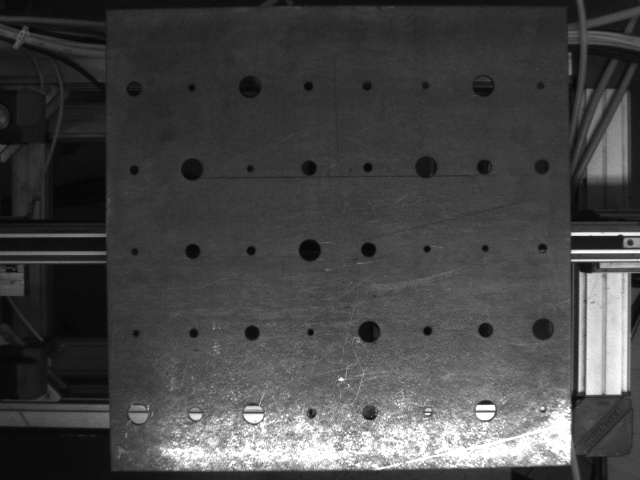
#> input picture cornerDetection/dataset/capture2.jpg, 640 x 480 px, found by its file name; its folder holds only this picture in this run
$ python FusionDetection.py
#> lines starting #> are read from the running program, lines starting #| are printed output that depends on the picture; after the words box and inside, x2 and y2 are one past the last pixel; in counts of white or black regions, pixels touching at a corner belong together
### cornerDetection/HoughLineDetection.py
"""
@file hough_lines.py
@brief This program demonstrates line finding with the Hough transform
"""
import math
import os
import cv2 as cv
import numpy as np


# [13 lines left out: function getCenter, not called in this run]


def getHoughLines(img):
    """
    in :
        img : Path vers une image
    out:
        lines : array de N lignes {x1,y1,x2,y2}
        Return None si erreur de lecture de l'image

    Fonction générant les lignes Probabilistes de Hough
    """
#> called with img = 'cornerDetection/dataset/capture2.jpg'

    # Loads an image
    src = cv.imread(img, cv.IMREAD_GRAYSCALE)
#> src is the input picture: shape (480, 640); min 3, max 255, mean 69.9
    # Check if image is loaded fine
    if src is None:
        print ('Error opening image!')
        return None

    ## TODO Potentiel : Ajouter un prétraitement de l'image pour avoir une meilleure détection des edges

    imgEdges = cv.Canny(src, 50, 200, None, 3)
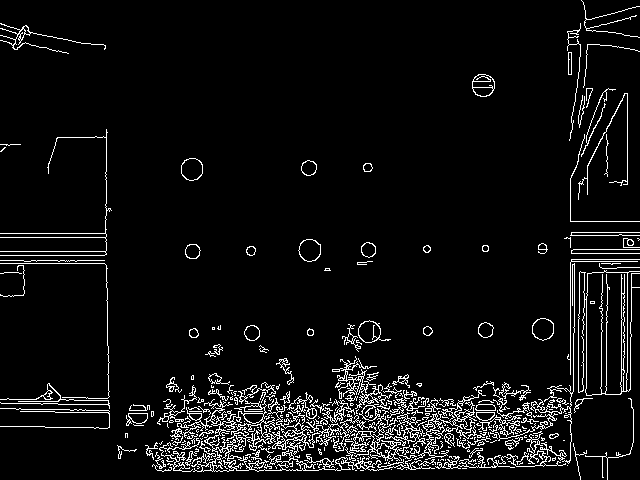
#> imgEdges: shape (480, 640); 6.1% white in thin lines or dots
    lines = cv.HoughLinesP(imgEdges, 1, np.pi / 180, 50, None, 50, 10)
#> lines = 179 rows, first 6: [170, 411, 241, 412], [195, 449, 574, 409], [130, 413, 331, 434], [16, 409, 85, 409], [627, 184, 627, 93], [146, 453, 403, 412]
    #Enlever une dimension inutile de HoughLinesP pour faciliter l'utilisation de lines
    (x,y,z) = lines.shape
#> x = 179; y = 1; z = 4
    lines = np.resize(lines, (x,z))
    return lines


def displayImgWithLines(img, lines, title):
    """
    in :
        img : Path vers une image
        lines : Array des lignes détectées sur une image
        title : Titre de la fenêtre d'affichage
    out:
        None

    Fonction affichant une image avec les lignes détectées dessus
    Bloque le déroulement jusqu'à la pression d'une touche du clavier
    """

    # Loads an image
    src = cv.imread(img, cv.IMREAD_GRAYSCALE)
    # Check if image is loaded fine
    if src is None:
        print ('Error opening image!')
        return -1
    src = cv.cvtColor(src,cv.COLOR_GRAY2RGB)

    if lines is not None:
        for i in range(0, len(lines)):
            l = lines[i]
            cv.line(src, (int(l[0]), int(l[1])), (int(l[2]), int(l[3])), (0,0,255), 1, cv.LINE_AA)
    cv.imshow(title,src)
    title = title + '.png'
    cv.imwrite(title,src)
    cv.waitKey()


# [19 lines left out: function displayIndividualLinesOfImage, not called in this run]

def calcVector(l):
    """
    in :
        array {x1,y1,x2,y2}
    out:
        tuple (a,b) from ax+b
    Calcul de l'expression mathématique de la ligne ax+b
    """
    #Calc direction of line
    if l[2]-l[0] == 0:
        a = 10000
    else:
        a = (l[3]-l[1])/(l[2]-l[0])
    #Calc position in 0
    b = l[1]-l[0]*a
    return [a,b]

def mergeTwoLines(l1, l2):
    """
    in :
        l1 : array {x1,y1,x2,y2}
        l2 : array {x1,y1,x2,y2}
    out :
        l  : array {x1,y1,x2,y2}
    Create a new line using two of them
    """
    pts = np.zeros([4,2])
    pts[0] = [l1[0],l1[1]]
    pts[1] = [l1[2],l1[3]]
    pts[2] = [l2[0],l2[1]]
    pts[3] = [l2[2],l2[3]]

    x = [l1[0],l1[2],l2[0],l2[2]]
    pointLeft  = x.index(min(x))
    pointRight = x.index(max(x))
    return np.append(pts[pointLeft],pts[pointRight])


def mergeSimilarLines(lines, threshold_a,threshold_b):
    """
    in :
        lines : array [N, 4] de lignes
    out:
        mergedLines : array [l, 4] de lignes
    Rassemble les lignes similaire
    """


    [N,tmp] = lines.shape
    listOfExpressions = np.zeros([N,2])
    mergedLines = np.empty([0,4])
    for i in range(N):
        listOfExpressions[i] =  calcVector(lines[i])

    i = 0
    while i < N:
        found = False
        j = i
        while j < N:
            if j != i:
                #Si les deux lignes sont suffisamment proches
                if abs(listOfExpressions[i][0] - listOfExpressions[j][0]) <= threshold_a and abs(listOfExpressions[i][1] - listOfExpressions[j][1]) <= threshold_b:
                    #Si on en a pas déjà rajouté une
                    if not found:
                        newLine = mergeTwoLines(lines[i],lines[j])
                        mergedLines = np.vstack([mergedLines,newLine])
                    else:
                        newLine = mergeTwoLines(mergedLines[-1],lines[j])   #Si on en a déjà rajouté une, on la merge avec la nouvelle ligne
                        mergedLines[-1] = newLine
                    found = True
                    lines = np.delete(lines, j,axis=0)
                    listOfExpressions = np.delete(listOfExpressions, j,axis=0)
                    [N,tmp] = lines.shape
            j += 1

        if not found:
            mergedLines = np.vstack([mergedLines,lines[i]])
        i += 1
    return mergedLines

def linesAreSimilar(l1,l2,t):
    """
    in :
        l1 : array {x1,y1,x2,y2}
        l2 : array {x1,y1,x2,y2}
        t  : threshold de détection
    out :
        isSimilar : Bool
    Retourne vrai si les deux lignes en entrée sont similaires selon le seuil t
    """
    pts1a = [l1[0],l1[1]]
    pts1b = [l1[2],l1[3]]
    pts2a = [l2[0],l2[1]]
    pts2b = [l2[2],l2[3]]

    #si pt1a = pt2a & pt1b = pt2b
    if abs(pts1a[0] - pts2a[0]) + abs(pts1a[1] - pts2a[1]) <= t:
        if abs(pts1b[0] - pts2b[0]) + abs(pts1b[1] - pts2b[1]) <= t:
            return True
    #si pt1a = pt2b et pt1b = pt2a
    if abs(pts1a[0] - pts2b[0]) + abs(pts1a[1] - pts2b[1]) <= t:
        if abs(pts1b[0] - pts2a[0]) + abs(pts1b[1] - pts2a[1]) <= t:
            return True
    return False


def removeSimilarLines(lines,threshold):
    """
    in :
        lines : array [N, 4] de lignes
    out:
        cleanedLines : array [l, 4] de lignes
    Supprime les doublons
    """
    [N,tmp] = lines.shape
    cleanedLines = np.empty([0,4])

    for i in range(N):
        stop = False
        for j in range(i,N):
            if i != j:
                #Si les deux points sont suffisamment similaire
                if linesAreSimilar(lines[i],lines[j],threshold):
                    stop = True
                    break
        if not stop: #Si aucune autre ligne n'est similaire on sauvegarde la ligne
            cleanedLines = np.vstack([cleanedLines,lines[i]])
    return cleanedLines

# [31 lines that do not run on import are left out]

### cornerDetection/HarrisCornerDetection.py
# import the required library
from matplotlib import pyplot as plt
import numpy as np
import cv2 as cv
import warnings
import sys


def getHarrisCorner(img):
    """
    in :
        img : Path vers une image
    out:
        points : array de n points {x,y} coordonnees en px de l'image

    Fonction générant les angles de Harris
    """
    gray = cv.cvtColor(img, cv.COLOR_BGR2GRAY)
    corners = cv.goodFeaturesToTrack(gray, 25, 0.01, 10)
    corners = np.int0(corners)
    return corners


# [59 lines left out: function isPartOfLine, not called in this run]


def equationDroite(line):
    """
    in :
        line : lignes {x1,y1,x2,y2}
    out:
        a,b : coefficient directeur et ordonnee a l'origine de la droite {a,b} (y = a*x + b)

    Fonction calculant les paramètres <a> et <b> d'une droite définie par deux points
    """
    warnings.filterwarnings('error')

    x1 = line[0]
    y1 = line[1]
    x2 = line[2]
    y2 = line[3]

    try:
        a = (y2 - y1)/(x2 - x1)
    except RuntimeWarning:
        a = 0
    b = y1 - a*x1

    return a,b


def displayHarrisCorner(imgPath) :
    img = cv.imread(imgPath)
    corners = getHarrisCorner(img)
    for i in corners:
        x, y = i.ravel()
        cv.circle(img, (x, y), 3, (0,0,255), -1)
    cv.imshow("HarrisCorner",img)
    cv.imwrite('HarrisCorner.png',img)

    cv.waitKey()


# [27 lines that do not run on import are left out]


if __name__ == "__main2__":
    if(isPartOfLine(equationDroite([10,1,1,10]),[4,7],0,2)):
        print("Point sur la ligne")
    else:
        print("Point non sur la ligne")

### cornerDetection/FusionDetection.py
"""
@file fusion.py
@brief Ce programme fusionne la detection de ligne de Hough avec la detection d'angle de Harris.
Permet d'obtenir une detection d'angle renforcé pouvant etre utilisee pour la localisation d'un objet 3D type plaque.
"""
from matplotlib import pyplot as plt
import numpy as np
import cv2 as cv
import math
import sys
import os

from HoughLineDetection import *
from HarrisCornerDetection import *

radius_point = 3
cred = (0,0,255)
cgreen = (0,255,0)
cblue = (255,0,0)
cyellow = (0,255,255)
cmarroon = (126,25,126)


def matchLinesPoints(imgPath,liste_lines):
    img = cv.imread(imgPath)

    points = getHarrisCorner(img)
    lines = liste_lines
    linesClean = np.array([])
    pointsContour = np.array([])
    linesContour = np.array([])

    pointTrouve = False
    compteurPointTrouve = 0

    # Passage d'un tableau de ligne defini par deux points...
    # ...a un tableau de ligne defini par coeff directeur et ordonnee a l'origine
    for line in lines:
        linesClean = np.append(linesClean,equationDroite(line),axis=0)

    # Mise sous forme de tableau 2 colonnes * N lignes
    # une ligne du tableau : [a,b] -> coeff directeur, ordonnee a l'origine
    s = int(linesClean.size/2)
    linesClean = linesClean.reshape(s,2)
    lines = lines.reshape(s,4) # utile pour venir tracer une ligne ensuite en utilisant deux points et non les coeff <a> et <b>
    cpt = 0
    # A chaque <point> detecte par Harris's corner algorithm, calcule s'il appartient a une des droites de <linesClean>
    # img.fill(255)

    for point in points:
        cpt = cpt +1
        for line in linesClean:
            if appartientDroite(point,line):
                index = np.where(linesClean == line)
                displayPointLine(point,lines[index[0][0]],img,cblue)
                [pointsContour,linesContour] = updateContourPlaque(pointsContour,linesContour,point,lines[index[0][0]])

                # il peux y a voir plusieurs lignes correlles avec un seul point
                if pointTrouve == False:
                    compteurPointTrouve = compteurPointTrouve + 1
                pointTrouve = True


        # Le point n'a pas ete trouve, il est affiche d'une couleur differente
        if pointTrouve == False:
            #displayPoint(point,img,cred)
            pass


        pointTrouve = False

    s = int(pointsContour.size/2)
    pointsContour = pointsContour.reshape(s,2)
    linesContour = linesContour.reshape(s,2)

    displayContourPlaque(pointsContour,linesContour,cv.imread(imgPath),cmarroon)

    print(str(compteurPointTrouve) + " points correles avec " + str(int(points.size/2)) + " angles et " + str(int(linesClean.size/2)) + " lignes detectes.")
    #print(str(pointsContour) + "\n")
    #print(str(linesContour) + "\n")
    cv.waitKey()


def appartientDroite(point,line):
    n = 8  # nombre de pixel d'ecart aceptable
    x = point[0][0]
    y = point[0][1]

    a = line[0]
    b = line[1]

    e = y - a*x - b
    if (e == 0):
        return True
    elif (abs(e) <= 8):
        return True
    else:
        return False


def displayPointLine(point,line,img,color):
    """
    in :
        point : point {x,y}
        line : lignes {x1,y1,x2,y2}
        img : image a afficher
        color : couleur utilisee pour point et line
    out:

    Fonction affichant un point et une ligne de la meme couleur
    """
    start_point = (int(line[0]),int(line[1]))
    end_point = (int(line[2]),int(line[3]))
    color = (255,0,0)

    img = cv.circle(img, (point[0][0],point[0][1]), radius_point, color, -1)
    img = cv.line(img, start_point, end_point, color, 1)


    cv.imshow("PointLine",img)
    cv.imwrite('PointLine.png',img)
    #cv.waitKey()


def displayPoint(point,img,color):
    """
    in :
        point : point {x,y}
        img : image a afficher
        color : couleur utilisee pour point
    out:

    Fonction affichant un point
    """
    img = cv.circle(img, (point[0][0],point[0][1]), radius_point, color, -1)
    cv.imshow("PointLine",img)

def updateContourPlaque(liste_points, liste_lines, point, line):
    liste_lines = np.append(liste_lines, equationDroite(line), axis=0)
    liste_points = np.append(liste_points, point[0], axis=0)
    return [liste_points,liste_lines]


def displayContourPlaque(liste_points, liste_lines, img, color):
    for point in liste_points:
        index1 = np.where(liste_points == point)[0][0]
        # pour chaque point on regarde les autres points...
        for p in liste_points:
            index2  = np.where(liste_points == p)[0][0]
            if index1 != index2:
                a1 = liste_lines[index1][0]
                b1 = liste_lines[index1][1]
                a2 = liste_lines[index2][0]
                b2 = liste_lines[index2][1]

                # deux points on la meme ligne de reference
                if (a1==a2) and (b1==b2):
                    #print(str(int(index1+1)) + " = " + str(int(index2+1)))
                    img = cv.line(img, (int(point[0]),int(point[1])), (int(p[0]),int(p[1])), color, 2)

    cv.imshow("Contour",img)
    cv.imwrite('Contour.png',img)


if __name__ == "__main__":
    listOfFiles = os.listdir("cornerDetection/dataset")
    for f in listOfFiles:
        if ".png" in f or ".jpg" in f:
            a_t = 0.5
            b_t = 5
            imgPath = "cornerDetection/dataset/"+f

            lines = getHoughLines(imgPath)

            old = lines.shape
#> old = (179, 4)
            mergedList=mergeSimilarLines(lines,a_t,b_t)
#> the loop in mergeSimilarLines, `for i in range(N):` made 179 passes
#> (a in calcVector, b in calcVector) on passes 1 to 3: (0.0141, 408.6), (-0.106, 469.6), (0.104, 399.4)
#> after the loop in mergeSimilarLines, `for i in range(N):`: listOfExpressions = 179 pairs, first value -73.5 to 10000, second value -6269816 to 46673
#> the loop in mergeSimilarLines, `while i < N:` made 52 passes

            new = mergedList.shape
            while new!= old:
                old = mergedList.shape
                mergedList=mergeSimilarLines(mergedList,a_t,b_t)
                new = mergedList.shape
            cleanedList = removeSimilarLines(mergedList,10)


            displayImgWithLines(imgPath, cleanedList, "Cleaned")
#> the loop in displayImgWithLines, `for i in range(0, len(lines)):` made 42 passes
#> after the loop in displayImgWithLines, `for i in range(0, len(lines)):`:
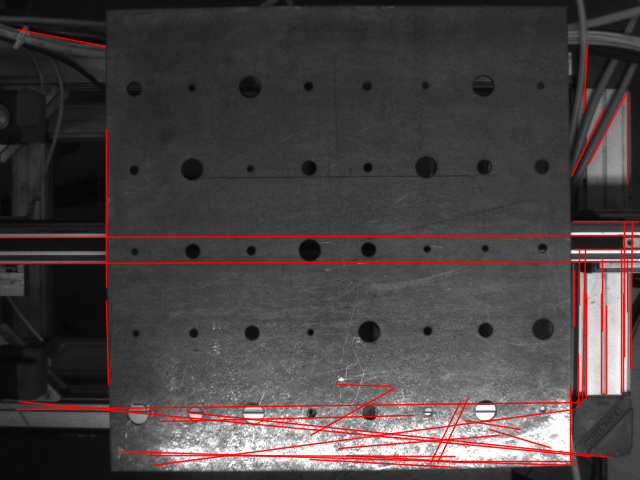
#> src: shape (480, 640, 3); 6.49% of pixels changed, all inside (x1, y1, x2, y2) = (0, 28, 640, 469)
            displayHarrisCorner(imgPath)
#> the loop in displayHarrisCorner, `for i in corners:` made 25 passes
#> i on passes 1 to 12: [[493, 413]], [[571, 234]], [[571, 252]], [[543, 408]], [[339, 379]], [[476, 413]], [[429, 413]], [[569, 413]], [[579, 391]], [[263, 414]], [[580, 273]], [[245, 415]]
#> after the loop in displayHarrisCorner, `for i in corners:`:
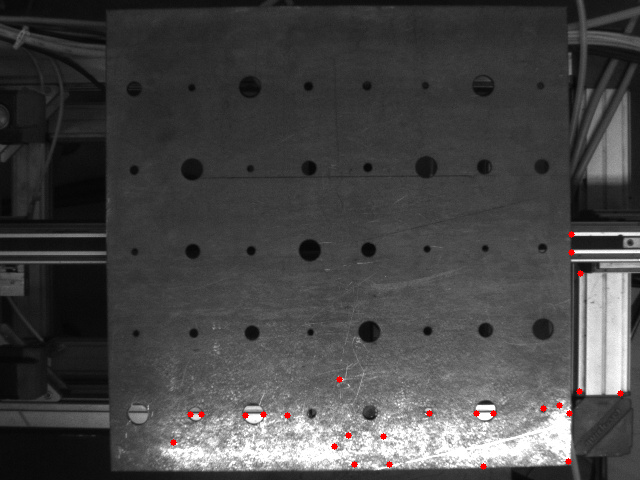
#> img: shape (480, 640, 3); 0.24% of pixels changed, all inside (x1, y1, x2, y2) = (170, 231, 624, 470)
            matchLinesPoints(imgPath, cleanedList)
#> the loop in matchLinesPoints, `for line in lines:` made 42 passes
#> line on passes 1 to 12: [16, 409, 581, 402], [152, 465, 574, 409], [18, 401, 590, 456], [627, 184, 627, 93], [119, 451, 577, 465], [579, 305, 579, 249], [570, 460, 570, 386], [158, 421, 413, 415], [187, 412, 612, 457], [586, 398, 586, 293], [449, 461, 577, 461], [346, 455, 468, 462]
#> the loop in matchLinesPoints, `for point in points:` made 25 passes
#> pass 1, in displayPointLine, `img = cv.line(img, start_point, end_point, color, 1)`:
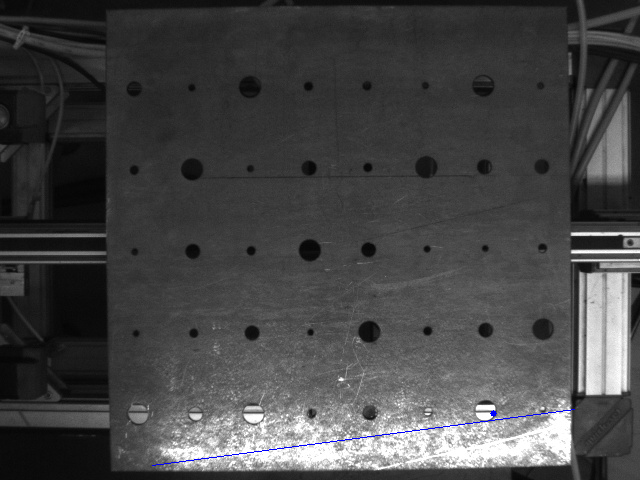
#> img: shape (480, 640, 3); mean B, G, R 70, 69.6, 69.6
#> pass 1, in displayPointLine (call 2), `img = cv.line(img, start_point, end_point, color, 1)`:
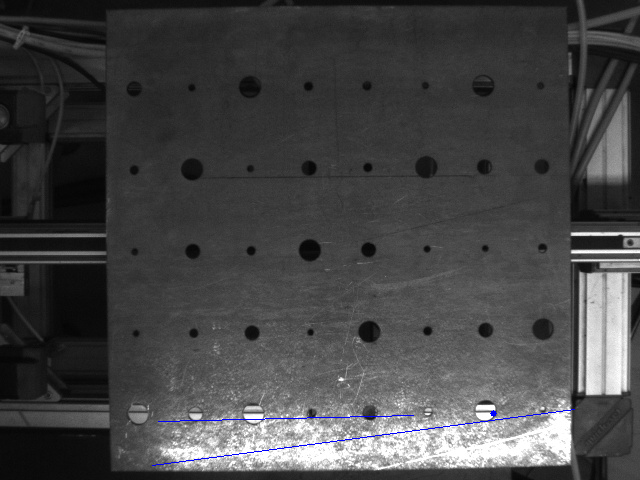
#> img: shape (480, 640, 3); 0.08% of pixels changed, all inside (x1, y1, x2, y2) = (158, 415, 414, 422)
#> the loop in displayContourPlaque, `for point in liste_points:` made 60 passes
#> after the loop in displayContourPlaque, `for point in liste_points:`:
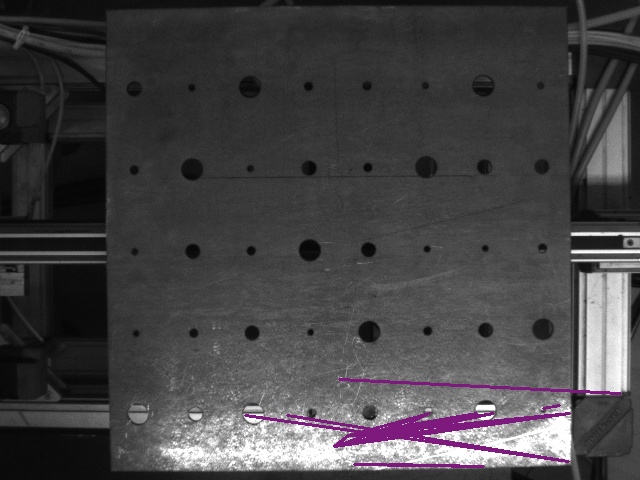
#> img: shape (480, 640, 3); mean B, G, R 68.9, 67.2, 68.9
#| 24 points correles avec 25 angles et 42 lignes detectes.
